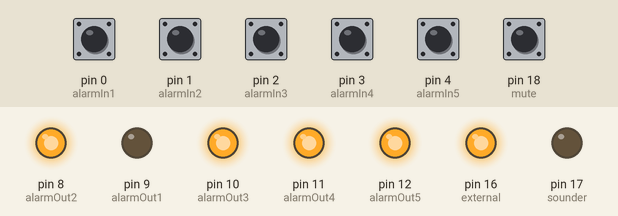
A sketch run on a simulated Arduino Uno, built with avr-gcc and run on an emulated ATmega328P. Shown: output pins drawn as LEDs (lit = HIGH). The test bench sets the inputs (shaded band); at power-on: pin 0 (alarmIn1), pin 1 (alarmIn2), pin 2 (alarmIn3), pin 3 (alarmIn4), pin 4 (alarmIn5), pin 18 (mute) HIGH.

Above: at 0.1 s.
At 3.7 s:
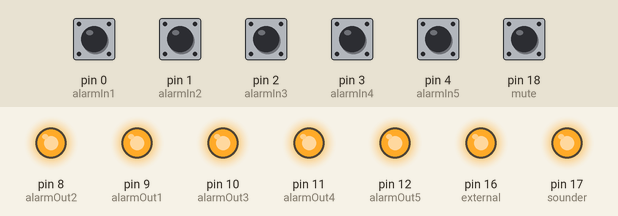
3.8 s: pin 0 (alarmIn1) pulled LOW for 0.15 s
At 5.0 s:
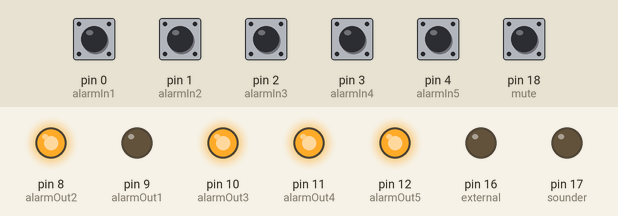
Timing chart, 0 to 6.8 s (numbered marks = the images above; inputs shaded):
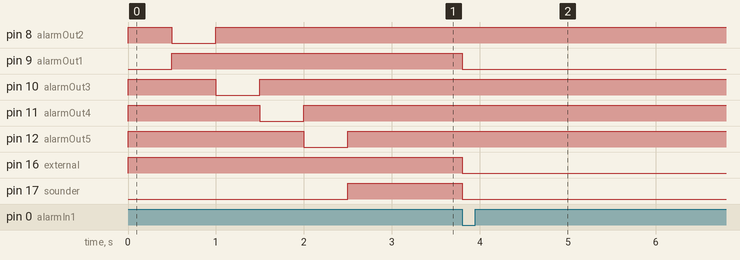

The sketch:

GSM_5_Input_07_03_14.ino
```cpp
// 07/03/2014
// Saved by Simulator for Arduino V0.98
// 5 Way Alarm Unit -  5 way relayboard HIGH TO ACTIVATE
// Binary Input - 3 in/5 out

// Set Vars


int alarmIn1=0;
int alarmIn2=1;
int alarmIn3=2;
int alarmIn4=3;
int alarmIn5=4;
int alarmOut1=9;
int alarmOut2=8;
int alarmOut3=10;
int alarmOut4=11;
int alarmOut5=12;
int mute=18;
int test=19;
int sounder=17;
int external=16;
int mutePushed=0;
int alarm1Active=0;
int alarm2Active=0;
int alarm3Active=0;
int alarm4Active=0;
int alarm5Active=0;
int alarm1Muted=0;
int alarm2Muted=0;
int alarm3Muted=0;
int alarm4Muted=0;
int alarm5Muted=0;
int readInput1;
int readInput2;
int readInput3;
int readInput4;
int inputValue=0;
int anyAlarmActive=0;
int active=LOW;
int inactive=HIGH;

// the setup routine runs once when you press reset:

void setup() {
  // initialize digital pins.

  pinMode(alarmIn1,INPUT_PULLUP);
  pinMode(alarmIn1,INPUT);
  pinMode(alarmIn2,INPUT_PULLUP);
  pinMode(alarmIn2,INPUT);
  pinMode(alarmIn3,INPUT_PULLUP);
  pinMode(alarmIn3,INPUT);
  pinMode(alarmIn4,INPUT_PULLUP);
  pinMode(alarmIn4,INPUT);
  pinMode(alarmIn5,INPUT_PULLUP);
  pinMode(alarmIn5,INPUT);
  pinMode(alarmOut1,OUTPUT);
  pinMode(alarmOut2,OUTPUT);
  pinMode(alarmOut3,OUTPUT);
  pinMode(alarmOut4,OUTPUT);
  pinMode(alarmOut5,OUTPUT);
  pinMode(mute,INPUT_PULLUP);
  pinMode(mute,INPUT);
  pinMode(test,INPUT_PULLUP);
  pinMode(test,INPUT);
  pinMode(sounder,OUTPUT);
  pinMode(external,OUTPUT);
  digitalWrite(alarmIn1,inactive);
  digitalWrite(alarmIn2,inactive);
  digitalWrite(alarmIn3,inactive);
  digitalWrite(alarmIn4,inactive);
  digitalWrite(alarmOut1,HIGH);
  digitalWrite(alarmOut2,HIGH);
  digitalWrite(alarmOut3,HIGH);
  digitalWrite(alarmOut4,HIGH);
  digitalWrite(alarmOut5,HIGH);
  digitalWrite(mute,inactive);
  digitalWrite(test,inactive);
  digitalWrite(sounder,inactive);
  digitalWrite(external,inactive);

  // Initial test
  testOutputs();
}

//**********************************************************


// the loop routine runs over and over again forever:

void loop() {

  //*************************************************************************

  do {


    // Check for active alarms

    readInput1=0;
    readInput2=0;
    readInput3=0;
    readInput4=0;
    inputValue=0;

    readInput4=digitalRead(alarmIn4);
    readInput3=digitalRead(alarmIn3);
    readInput2=digitalRead(alarmIn2);
    readInput1=digitalRead(alarmIn1);


    if (readInput1==1 && readInput2==1 && readInput3==1 && readInput4==1) inputValue=0;
    if (readInput1==0 && readInput2==1 && readInput3==1 && readInput4==1) inputValue=1;
    if (readInput1==1 && readInput2==0 && readInput3==1 && readInput4==1) inputValue=2;
    if (readInput1==1 && readInput2==1 && readInput3==0 && readInput4==1) inputValue=3;
    if (readInput1==1 && readInput2==1 && readInput3==1 && readInput4==0) inputValue=4;
    if (readInput1==0 && readInput2==1 && readInput3==1 && readInput4==0) inputValue=5;


    switch (inputValue)
    {
    case 1:
      alarm1Active=1;
      anyAlarmActive=1;
      digitalWrite(alarmOut1,active);
      digitalWrite(external,active);
      digitalWrite(sounder,active);
      delay(7000);
      break;

    case 2:
      alarm2Active=1;
      anyAlarmActive=1;
      digitalWrite(alarmOut2,active);
      digitalWrite(external,active);
      digitalWrite(sounder,active);
      delay(7000);
      break;

    case 3:
      alarm3Active=1;
      anyAlarmActive=1;
      digitalWrite(alarmOut3,active);
      digitalWrite(external,active);
      digitalWrite(sounder,active);
      delay(7000);
      break;

    case 4:
      alarm4Active=1;
      anyAlarmActive=1;
      digitalWrite(alarmOut4,active);
      digitalWrite(external,active);
      digitalWrite(sounder,active);
      delay(7000);
      break;

    case 5:
      alarm5Active=1;
      anyAlarmActive=1;
      digitalWrite(alarmOut5,active);
      digitalWrite(external,active);
      digitalWrite(sounder,active);
      delay(7000);
      break;

    default:
      alarm1Muted=0;
      alarm2Muted=0;
      alarm3Muted=0;
      alarm4Muted=0;
      alarm5Muted=0;
    }


    //             Clear Output Alarms

    if (digitalRead(alarmIn5) == active)
    {
      delay(10000);
      if (digitalRead(alarmIn5) == active) clearAllOutputs();
    }

    //  MUTE button pressed

    if (digitalRead(mute)==active)

    {
      mutePushed=true;
      digitalWrite(sounder,inactive);
      digitalWrite(mute,inactive);
      if (alarm1Active==1) alarm1Muted=1;
      if (alarm2Active==1) alarm2Muted=1;
      if (alarm3Active==1) alarm3Muted=1;
      if (alarm4Active==1) alarm4Muted=1;
      if (alarm5Active==1) alarm5Muted=1;
    }
    else
    {
      mutePushed=0;
    }


  }
  while(anyAlarmActive||2) ;


  //**************************************************

  // Sounder and external control

  if (alarm1Active==1 && alarm1Muted==0) digitalWrite(sounder,active);
  if (alarm2Active==1 && alarm2Muted==0) digitalWrite(sounder,active);
  if (alarm3Active==1 && alarm3Muted==0) digitalWrite(sounder,active);
  if (alarm4Active==1 && alarm4Muted==0) digitalWrite(sounder,active);
  if (alarm5Active==1 && alarm5Muted==0) digitalWrite(sounder,active);

  if (alarm1Active==0 && alarm2Active==0 && alarm3Active==0 && alarm4Active==0 && alarm5Active==0) {
    digitalWrite(sounder,inactive);
    digitalWrite(external,inactive);
  }

  if (anyAlarmActive==1 )clearAllInputs();

}


//*****************************************************************************************************************************
// TEST

void testOutputs() {
  digitalWrite(sounder,active);
  digitalWrite(alarmOut1,active);
  delay(500);
  digitalWrite(alarmOut1,inactive);
  digitalWrite(alarmOut2,active);
  delay(500);
  digitalWrite(alarmOut2,inactive);
  digitalWrite(alarmOut3,active);
  delay(500);
  digitalWrite(alarmOut3,inactive);
  digitalWrite(alarmOut4,active);
  delay(500);
  digitalWrite(alarmOut4,inactive);
  digitalWrite(alarmOut5,active);
  delay(500);
  digitalWrite(alarmOut5,inactive);
  digitalWrite(test,inactive);
  digitalWrite(sounder,inactive);
}

// Clear all inputs

void clearAllInputs() {

  digitalWrite(alarmIn1,inactive);
  digitalWrite(alarmIn2,inactive);
  digitalWrite(alarmIn3,inactive);
  digitalWrite(alarmIn4,inactive);
  anyAlarmActive=0;
}

// Clear all outputs

void clearAllOutputs() {

  digitalWrite(alarmOut1,HIGH);
  digitalWrite(alarmOut2,HIGH);
  digitalWrite(alarmOut3,HIGH);
  digitalWrite(alarmOut4,HIGH);
  digitalWrite(alarmOut5,HIGH);
  digitalWrite(external,inactive);
  digitalWrite(sounder,inactive);
  digitalWrite(alarmIn4,inactive);
  alarm1Active=0;
  alarm2Active=0;
  alarm3Active=0;
  alarm4Active=0;
  alarm5Active=0;
  alarm1Muted=0;
  alarm2Muted=0;
  alarm3Muted=0;
  alarm4Muted=0;
  alarm5Muted=0;
  anyAlarmActive=0;
}
```

Measured:
- after the input at 3.8 s, pin 9 (alarmOut1), pin 16 (external), pin 17 (sounder): HIGH → LOW at once
